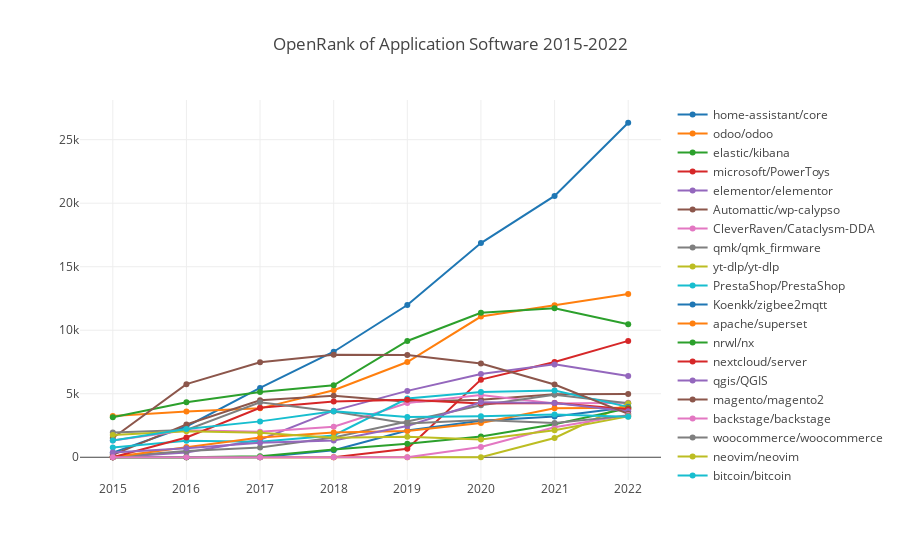

The code cell stored with this chart in its notebook:
### Markdown cell above
### 应用软件

### Code cell
processTechFieldData(':application_domain/application_software', 'Application Software');
